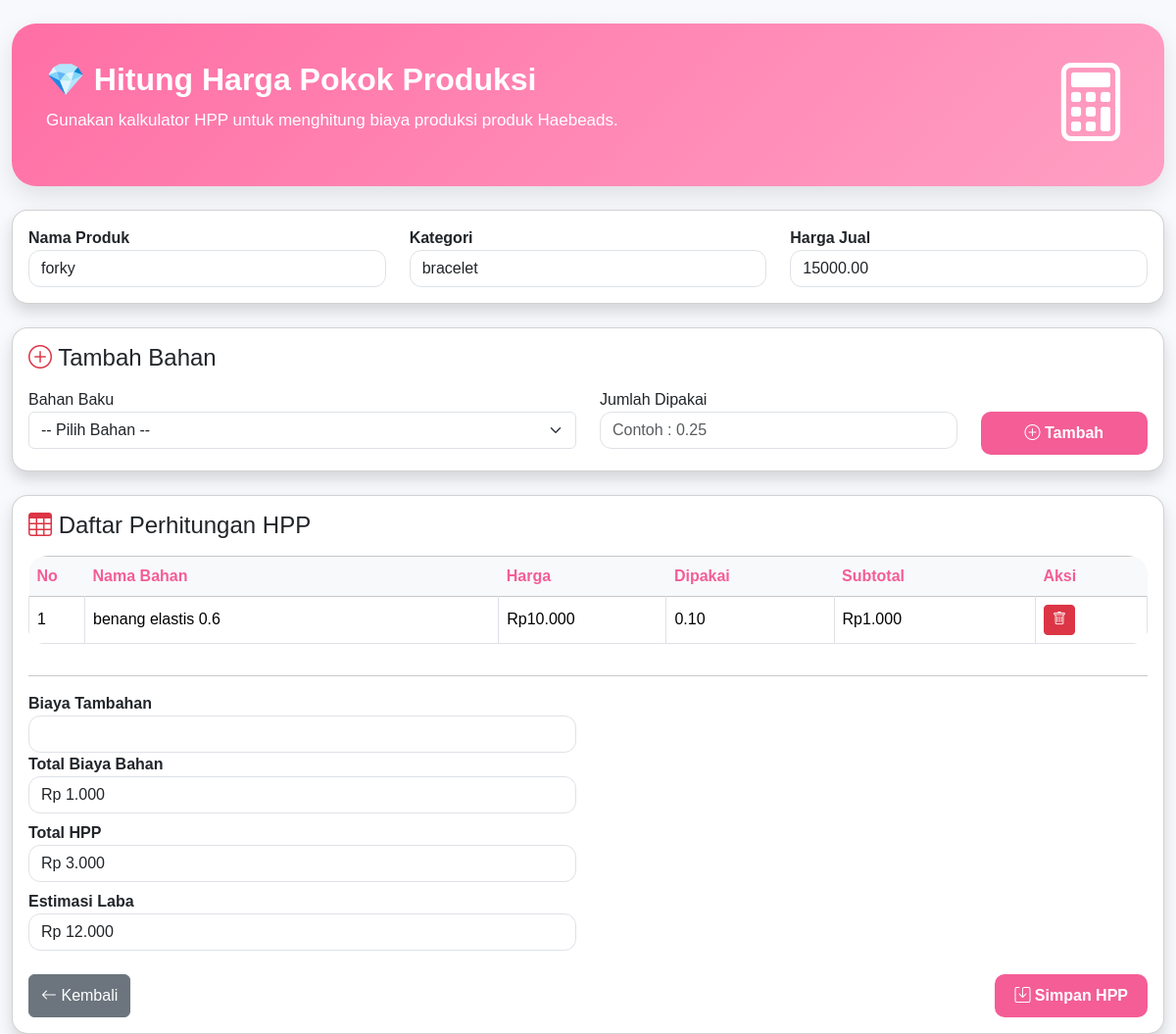
/haebeads/hpp/hitung.php?id=13 (signed in), run on the app's committed database.
### tables this page shows
CREATE TABLE `produk` (
  `id_produk` int(11) NOT NULL,
  `nama_produk` varchar(100) NOT NULL,
  `kategori` varchar(50) NOT NULL,
  `harga_jual` decimal(10,2) NOT NULL,
  `stok_produk` int(11) NOT NULL DEFAULT 0
);

CREATE TABLE `detail_hpp` (
  `id_detail` int(11) NOT NULL,
  `id_hpp` int(11) NOT NULL,
  `id_bahan` int(11) NOT NULL,
  `harga_satuan` decimal(15,2) NOT NULL,
  `jumlah_pakai` decimal(15,2) NOT NULL,
  `subtotal` decimal(15,2) NOT NULL
);

CREATE TABLE `bahan_baku` (
  `id_bahan` int(11) NOT NULL,
  `nama_bahan` varchar(100) NOT NULL,
  `satuan` varchar(30) NOT NULL,
  `stok` decimal(10,2) NOT NULL DEFAULT 0.00,
  `harga_satuan` decimal(10,2) NOT NULL,
  `rop` int(11) NOT NULL
);

CREATE TABLE `hpp` (
  `id_hpp` int(11) NOT NULL,
  `id_produk` int(11) NOT NULL,
  `biaya_tambahan` decimal(15,2) NOT NULL DEFAULT 0.00,
  `total_hpp` decimal(12,2) NOT NULL,
  `tanggal_hitung` date NOT NULL
);

### haebeads/hpp/hitung.php (the view, shortened to what this page needs)
<?php
include "../config/koneksi.php";
$id_produk = (int)$_GET['id'];
$produk = mysqli_fetch_assoc(mysqli_query($conn,"
SELECT *
FROM produk
WHERE id_produk='$id_produk'
"));
$hpp = mysqli_fetch_assoc(mysqli_query($conn,"
SELECT *
FROM hpp
WHERE id_produk='$id_produk'
"));
$detailLama = [];
if($hpp){
    $q = mysqli_query($conn,"
    SELECT
    d.*,
    b.nama_bahan
    FROM detail_hpp d
    JOIN bahan_baku b
    ON d.id_bahan=b.id_bahan
    WHERE d.id_hpp='".$hpp['id_hpp']."'
    ");
    while($r=mysqli_fetch_assoc($q)){
        $detailLama[]=$r;
    }
}
?>
<!DOCTYPE html>
<html lang="id">
<head>
<link href="https://cdn.jsdelivr.net/npm/bootstrap@5.3.3/dist/css/bootstrap.min.css" rel="stylesheet">
<link href="https://cdn.jsdelivr.net/npm/bootstrap-icons@1.11.3/font/bootstrap-icons.min.css" rel="stylesheet">
<link rel="stylesheet" href="../assets/css/dashboard.css">
</head>
<body>
<div class="container-fluid mt-4">
<div class="welcome-box mb-4">
<div class="row align-items-center">
<div class="col-md-8">
<h2>
💎 Hitung Harga Pokok Produksi
</h2>
<p>
Gunakan kalkulator HPP untuk menghitung biaya produksi produk Haebeads.
</p>
</div>
<div class="col-md-4 text-end">
<i class="bi bi-calculator display-1 text-white"></i>
</div>
</div>
</div>
<div class="card shadow rounded-4 mb-4">
<div class="card-body">
<div class="row">
<div class="col-md-4">
<label class="fw-bold">
Nama Produk
</label>
<input
type="text"
class="form-control"
value="<?= $produk['nama_produk']; ?>"
readonly>
</div>
<div class="col-md-4">
<label class="fw-bold">
Kategori
</label>
<input
type="text"
class="form-control"
value="<?= $produk['kategori']; ?>"
readonly>
</div>
<div class="col-md-4">
<label class="fw-bold">
Harga Jual
</label>
<input
type="text"
class="form-control"
id="hargaJual"
value="<?= $produk['harga_jual']; ?>"
readonly>
</div>
</div>
</div>
</div>
<form method="POST" id="formHPP">
<div class="card shadow rounded-4 mb-4">
<div class="card-body">
<h4 class="mb-3">
<i class="bi bi-plus-circle text-danger"></i>
Tambah Bahan
</h4>
<div class="row">
<div class="col-md-6">
<label>Bahan Baku</label>
<select
id="bahan"
class="form-select">
<option value="">
-- Pilih Bahan --
</option>
</select>
</div>
<div class="col-md-4">
<label>Jumlah Dipakai</label>
<input
type="number"
step="0.01"
id="jumlah"
class="form-control"
placeholder="Contoh : 0.25">
</div>
<div class="col-md-2 d-grid">
<label>&nbsp;</label>
<button
type="button"
class="btn btn-pink"
id="btnTambah">
<i class="bi bi-plus-circle"></i>
Tambah
</button>
</div>
</div>
</div>
</div>
<div class="card shadow rounded-4">
<div class="card-body">
<h4 class="mb-3">
<i class="bi bi-table text-danger"></i>
Daftar Perhitungan HPP
</h4>
<div class="table-responsive">
<table class="table table-bordered align-middle" id="tabelHPP">
<thead class="table-light">
<tr>
<th width="5%">No</th>
<th>Nama Bahan</th>
<th width="15%">Harga</th>
<th width="15%">Dipakai</th>
<th width="18%">Subtotal</th>
<th width="10%">Aksi</th>
</tr>
</thead>
<tbody>
<?php
$no=1;
$totalAwal=0;
foreach($detailLama as $d){
$totalAwal+=$d['subtotal'];
?>
<tr>
<td><?= $no++; ?></td>
<td><?= $d['nama_bahan']; ?></td>
<td>
Rp<?= number_format($d['harga_satuan'],0,",","."); ?>
</td>
<td>
<?= $d['jumlah_pakai']; ?>
</td>
<td>
Rp<?= number_format($d['subtotal'],0,",","."); ?>
</td>
<td>
<button
type="button"
class="btn btn-danger btn-sm">
<i class="bi bi-trash"></i>
</button>
</td>
</tr>
<?php } ?>
</tbody>
</table>
</div>
<hr>
<div class="row">
<div class="col-md-6">
<label class="fw-bold">
Biaya Tambahan
</label>
<input
type="number"
class="form-control"
id="biayaTambahan"
name="biaya_tambahan"
value="<?= $hpp ? $hpp['biaya_tambahan'] : 0; ?>>
</div>
<div class="col-md-6">
<div class="mb-2">
<label class="fw-bold">
Total Biaya Bahan
</label>
<input
type="text"
id="totalBahan"
class="form-control"
value="Rp <?= number_format($totalAwal,0,",","."); ?>"
readonly>
</div>
<div class="mb-2">
<label class="fw-bold">
Total HPP
</label>
<input
type="text"
id="totalHPP"
class="form-control"
value="Rp <?= number_format($totalAwal+($hpp['biaya_tambahan']??0),0,",","."); ?>"
readonly>
</div>
<div>
<label class="fw-bold">
Estimasi Laba
</label>
<input
type="text"
id="laba"
class="form-control"
value="Rp <?= number_format($produk['harga_jual']-($totalAwal+($hpp['biaya_tambahan']??0)),0,",","."); ?>"
readonly>
</div>
</div>
</div>
<div class="d-flex justify-content-between mt-4">
<button
type="button"
class="btn btn-secondary"
onclick="history.back();">
<i class="bi bi-arrow-left"></i>
Kembali
</button>
<button
type="submit"
name="simpan"
class="btn btn-pink">
<i class="bi bi-save"></i>
Simpan HPP
</button>
</div>
</div>
</div>
</form>
</body>
</html>

### haebeads/assets/css/dashboard.css (style rules this page uses)
* { margin:0; padding:0; box-sizing:border-box; font-family:'Poppins',sans-serif; }
body { background:#f8f9fc; }
.btn-pink { background:#f56b9a; color:white; border-radius:10px; padding:10px 20px; font-weight:600; }
.btn-pink { background:#f45d96; color:white; border:none; }
.form-control { border-radius:12px; }
.card { border-radius:20px; }
.welcome-box { background:linear-gradient(135deg,#ff6fa5,#ff9fc2); padding:35px; border-radius:25px; color:white; box-shadow:0 10px 25px rgba(0,0,0,.1); }
.welcome-box h2 { font-weight:700; }
.welcome-box p { font-size:17px; margin-top:10px; }
.table { border-radius:15px; overflow:hidden; }
.table thead { background:#fff3f7; }
.table thead th { color:#f45d96; font-weight:600; border:none; }
.table tbody tr { transition:.3s; }
.table td { vertical-align:middle; }
.table-responsive { border-radius:20px; }

### data on the page
produk: nama_produk "forky", kategori "bracelet", harga_jual "15000.00", harga_jual.biaya_tambahan "Rp 12.000"
detail_hpp: id_bahan.nama_bahan "benang elastis 0.6", harga_satuan "10.000", jumlah_pakai "0.10", subtotal "1.000"
hpp: biaya_tambahan "Rp 3.000"
